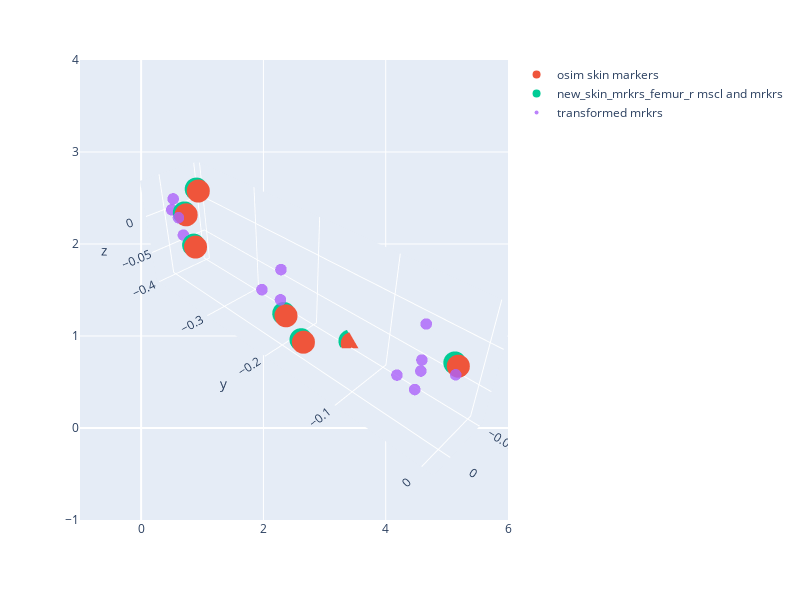

The code cell stored with this chart in its notebook:
### Code cell
import plotly.express as px
import plotly.graph_objects as go
fig = px.scatter(width = 800, height = 600)
fig.add_trace(go.Scatter3d(x = mrkrs_tibia_l['x'], 
                           y = mrkrs_tibia_l['y'], 
                           z = mrkrs_tibia_l['z'], mode = 'markers', name = 'osim skin markers'))
fig.add_trace(go.Scatter3d(x = new_skin_mrkrs_tibia_l['x'],  y = new_skin_mrkrs_tibia_l['y'], z=new_skin_mrkrs_tibia_l['z'], mode = 'markers', name = 'new_skin_mrkrs_femur_r mscl and mrkrs'))
fig.add_trace(go.Scatter3d(x = tibia_l_df['x'],  y = tibia_l_df['y'], z=tibia_l_df['z'], mode = 'markers', marker=dict(size=4, opacity=0.8), name = 'transformed mrkrs'))

fig.update_scenes(aspectmode="data" )
camera = dict(
    up=dict(x=0, y=0, z=1),
    center=dict(x=0, y=0, z=0),
    eye=dict(x=2, y=2, z=2)
)
fig.update_layout(scene_camera=camera)
fig.show()

### Figure 1 — Plotly figure (JSON) as saved in the notebook; plotly's stock layout.template omitted (floating-point values rounded to 4 significant figures)
{"data": [{"hovertemplate": "<extra></extra>", "legendgroup": "", "marker": {"color": "#636efa", "symbol": "circle"}, "mode": "markers", "name": "", "orientation": "v", "showlegend": false, "type": "scatter", "xaxis": "x", "yaxis": "y"}, {"mode": "markers", "name": "osim skin markers", "type": "scatter3d", "x": [-0.05267, -0.01909, 0.0007446, -0.00939, -0.01177, -0.008538, -0.01055], "y": [-0.1449, -0.214, -0.1677, -0.3621, -0.3467, -0.003319, -0.3756], "z": [-0.08748, -0.06879, -0.06714, -0.03861, 0.04014, 0.001567, 0]}, {"mode": "markers", "name": "new_skin_mrkrs_femur_r mscl and mrkrs", "type": "scatter3d", "x": [-0.05267, -0.01909, 0.0007451, -0.00939, -0.01177, -0.008537, -0.01055], "y": [-0.1484, -0.2175, -0.1712, -0.3655, -0.3501, -0.006774, -0.3791], "z": [-0.08615, -0.06745, -0.0658, -0.03727, 0.04148, 0.002902, 0.001335]}, {"marker": {"opacity": 0.8, "size": 4}, "mode": "markers", "name": "transformed mrkrs", "type": "scatter3d", "x": [-0.008092, 0.008459, 0, 0.0003166, 0.0001832, 0.0002741, -0.0206, 0.02339, -0.002435, -0.004094, 0.0003569, 0.000345, -0.002642], "y": [-0.3832, -0.3682, 0, -0.03113, -0.3757, -0.05253, -0.04131, -0.2035, -0.2029, -0.2062, -0.0329, -0.03291, -0.3927], "z": [-0.02998, 0.02986, 0, -0.004145, -6.107e-05, -0.03599, -0.0376, -0.00704, 0.005078, -0.03513, -0.03985, 0.03326, 0.003295]}], "layout": {"height": 600, "legend": {"tracegroupgap": 0}, "margin": {"t": 60}, "scene": {"aspectmode": "data", "camera": {"center": {"x": 0, "y": 0, "z": 0}, "eye": {"x": 2, "y": 2, "z": 2}, "up": {"x": 0, "y": 0, "z": 1}}}, "width": 800, "xaxis": {"anchor": "y", "domain": [0, 1]}, "yaxis": {"anchor": "x", "domain": [0, 1]}}}
